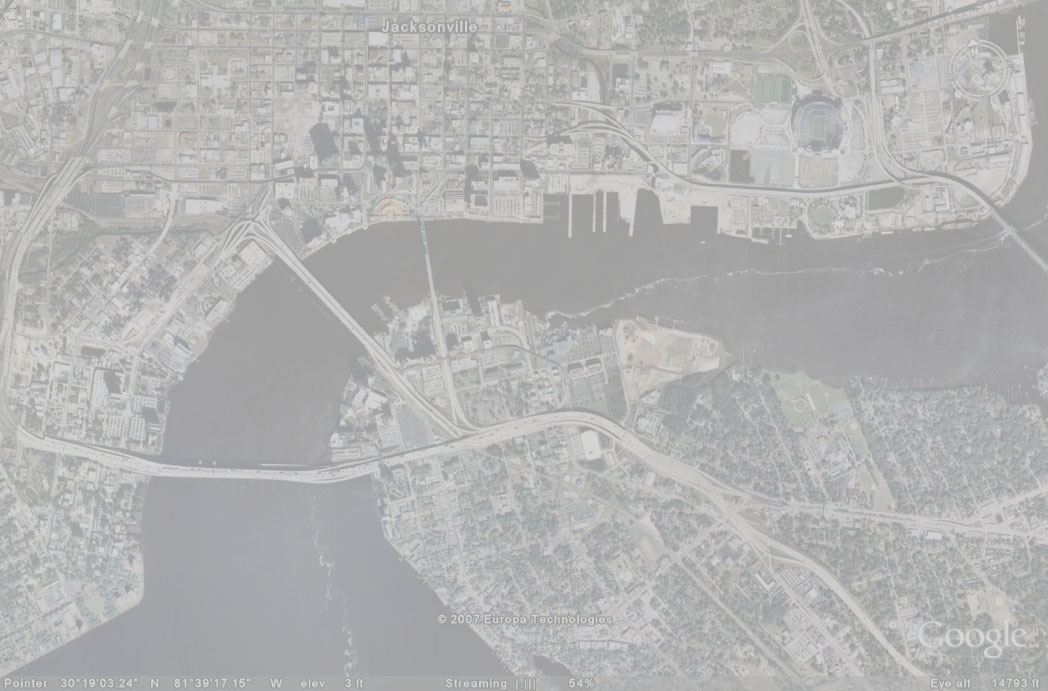
#> input picture C1.jpg, 1048 x 691 px
$ python edgedetection.py C1.jpg   (older library calls are emulated)
#> lines starting #> are read from the running program, lines starting #| are printed output that depends on the picture
import cv2
import sys
import numpy as np
from matplotlib import pyplot as plt

inp = str(sys.argv)
inp = str(sys.argv[1:])
inp=str(inp[2:-2])


img0 = cv2.imread(inp,)
#> img0 is the input picture: shape (691, 1048, 3); mean B, G, R 178.8, 179.2, 178.9

gray = cv2.cvtColor(img0, cv2.COLOR_BGR2GRAY)

img = cv2.GaussianBlur(gray,(3,3),0)

laplacian = cv2.Laplacian(img,cv2.CV_64F)
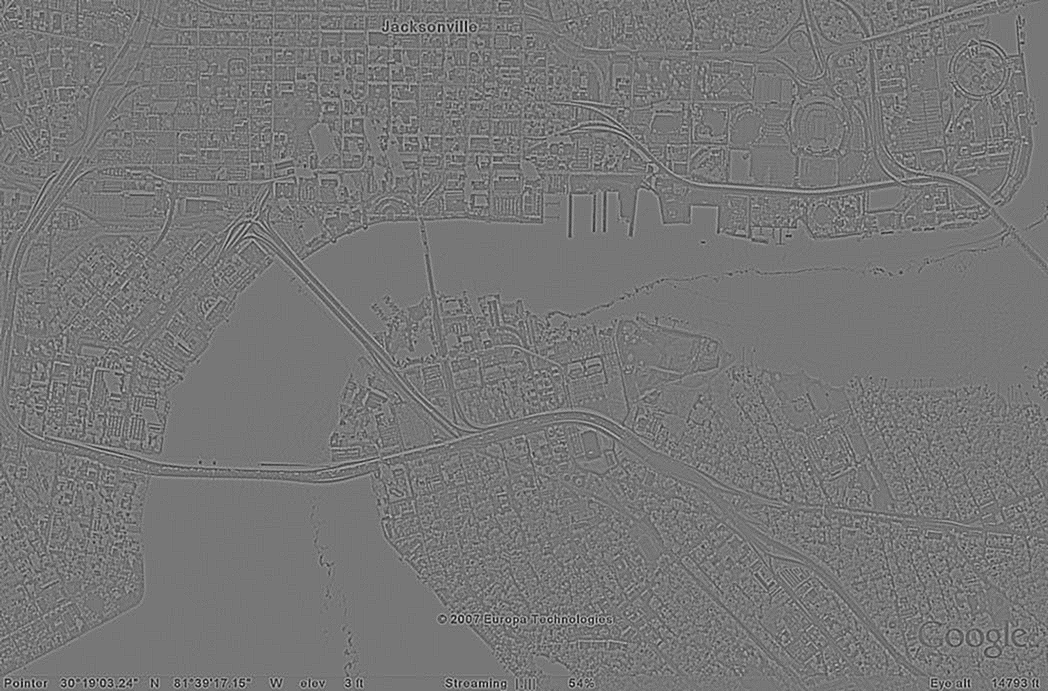
#> laplacian: shape (691, 1048) float64; min -42, max 48, mean 0; drawn with min black and max white
sobelx = cv2.Sobel(img,cv2.CV_64F,1,0,ksize=5)
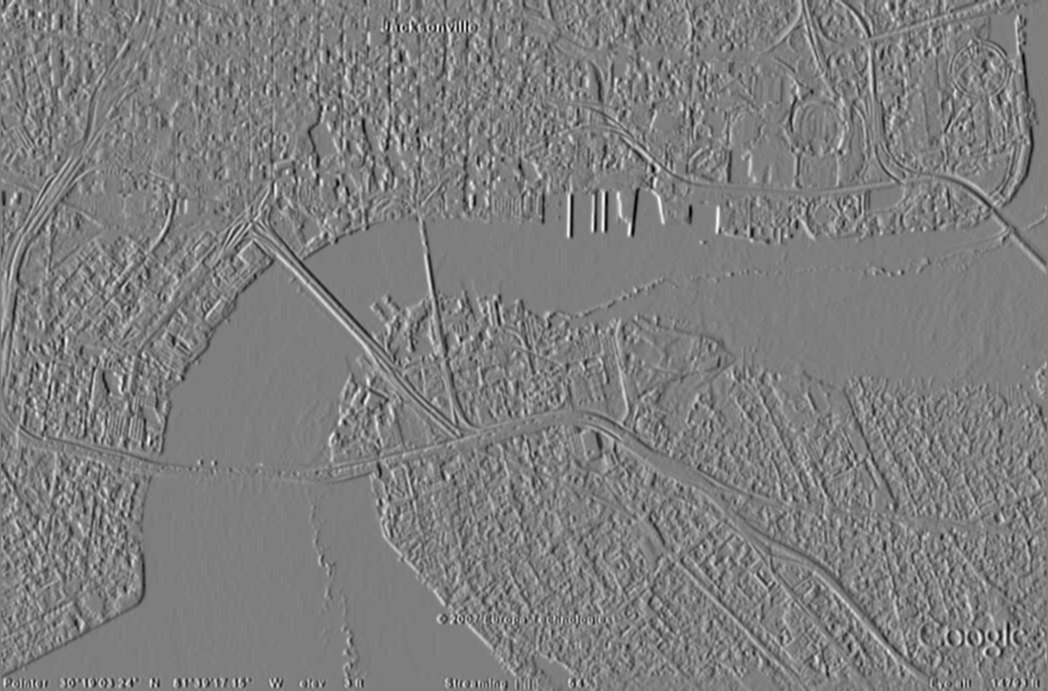
#> sobelx: shape (691, 1048) float64; min -1875, max 1896, mean -1.6; drawn with min black and max white
sobely = cv2.Sobel(img,cv2.CV_64F,0,1,ksize=5)
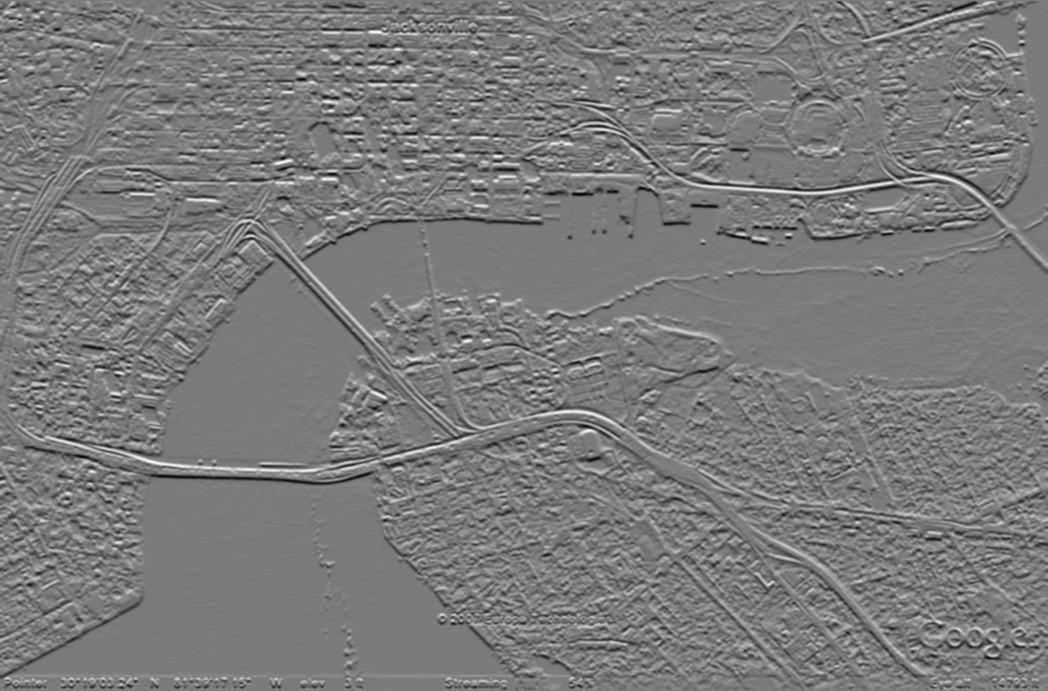
#> sobely: shape (691, 1048) float64; min -1866, max 1993, mean -1.6; drawn with min black and max white

plt.subplot(2,2,1),plt.imshow(img,cmap = 'gray')
plt.title('Original'), plt.xticks([]), plt.yticks([])
plt.subplot(2,2,2),plt.imshow(laplacian,cmap = 'gray')
plt.title('Laplacian'), plt.xticks([]), plt.yticks([])
plt.subplot(2,2,3),plt.imshow(sobelx,cmap = 'gray')
plt.title('Sobel X'), plt.xticks([]), plt.yticks([])
plt.subplot(2,2,4),plt.imshow(sobely,cmap = 'gray')
plt.title('Sobel Y'), plt.xticks([]), plt.yticks([])

plt.savefig('Out_1_edgedetection.png',bbox_inchs='tight')
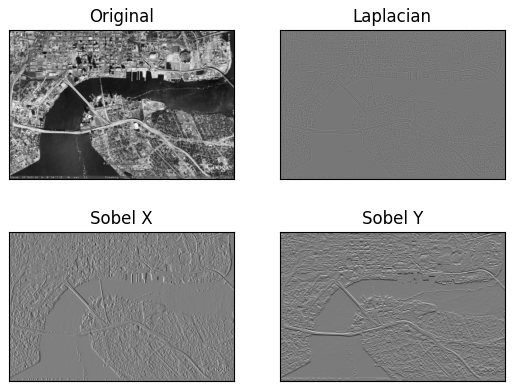
#> figure drawn by matplotlib, 4 panels
